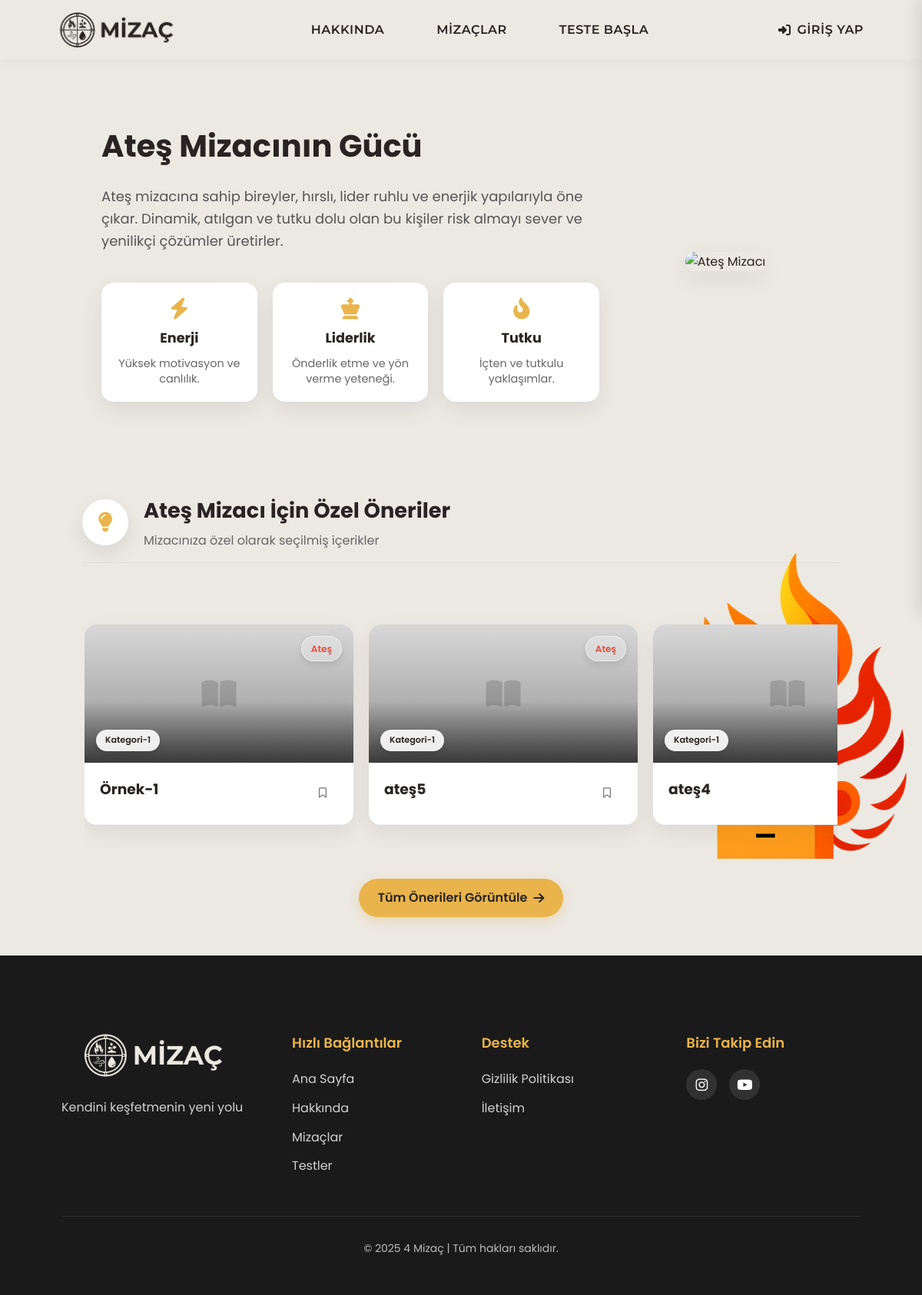
/temperaments/fire_more/, run on the app's committed database.
### profiles/models.py (models this page shows, shortened)
class RecommendedContent(models.Model):
    ELEMENT_CHOICES = [
        ('Ateş', 'Ateş'),
        ('Hava', 'Hava'),
        ('Su', 'Su'),
        ('Toprak', 'Toprak'),
    ]
    title = models.CharField(max_length=200, verbose_name="Başlık")
    short_description = models.TextField(verbose_name="Kısa Açıklama")
    content = models.TextField(verbose_name="İçerik")
    image = models.ImageField(upload_to='content_images/', blank=True, null=True, verbose_name="Görsel")
    category = models.ForeignKey(ContentCategory, on_delete=models.CASCADE, related_name="contents", verbose_name="Kategori")
    related_element_name = models.CharField(
        max_length=50,
        verbose_name="İlgili Mizaç Elementi",
        choices=ELEMENT_CHOICES,
        help_text="Ateş, Hava, Su veya Toprak değerlerinden birini seçin"
    )
    is_active = models.BooleanField(default=True, verbose_name="Aktif mi?")
    created_at = models.DateTimeField(auto_now_add=True, verbose_name="Oluşturulma Tarihi")
    updated_at = models.DateTimeField(auto_now=True, verbose_name="Güncellenme Tarihi")
    order = models.PositiveIntegerField(default=0, verbose_name="Sıralama")
    class Meta:
        verbose_name = "Önerilen İçerik"
        verbose_name_plural = "Önerilen İçerikler"
        ordering = ['order', '-created_at']

class ContentCategory(models.Model):
    name = models.CharField(max_length=100, verbose_name="Kategori Adı")
    description = models.TextField(blank=True, null=True, verbose_name="Açıklama")
    class Meta:
        verbose_name = "İçerik Kategorisi"
        verbose_name_plural = "İçerik Kategorileri"

### temperaments/views.py (the view, shortened to what this page needs)
# urls.py: path('fire_more/', views.fire_more, name='fire_more'),
def fire_more(request):
    element_suggestions = RecommendedContent.objects.filter(
        related_element_name='Ateş',
        is_active=True
    ).annotate(
        like_count=Count('user_interactions', filter=Q(user_interactions__liked=True))
    ).order_by('-like_count', '-created_at')[:3]
    context = {
        'element_name': 'Ateş',
        'element_suggestions': element_suggestions,
    }
    if request.user.is_authenticated:
        test_result = TestResult.objects.filter(user=request.user).order_by('-date_taken').first()
        if test_result:
            is_users_element = test_result.dominant_element.name == "Ateş"
            context.update({
                'is_users_element': is_users_element,
                'has_test_result': True,
                'dominant_element': test_result.dominant_element
            })
        else:
            context.update({
                'has_test_result': False
            })
    else:
        context.update({
            'has_test_result': False
        })
    return render(request, 'temperaments/fire_more.html', context)

### templates/temperaments/fire_more.html (shortened to what this page needs)
{% extends 'base.html' %}
{% load static %}
{% block extra_css %}
<link rel="stylesheet" href="{% static 'css/temperaments.css' %}">
<link rel="stylesheet" href="{% static 'css/profiles.css' %}">
{% endblock %}
{% block content %}
<section class="fire-personality">
  <div class="container">
    <div class="fire-personality-container">
      <div class="fire-personality-text">
        <h1 class="temperament-title">Ateş Mizacının Gücü</h1>
        <p class="fire-personality-desc">
          Ateş mizacına sahip bireyler, hırslı, lider ruhlu ve enerjik yapılarıyla öne çıkar. Dinamik, atılgan ve tutku dolu olan bu kişiler risk almayı sever ve yenilikçi çözümler üretirler.
        </p>
        <div class="fire-personality-cards">
          <div class="fire-personality-card">
            <i class="fas fa-bolt"></i>
            <h3>Enerji</h3>
            <p>Yüksek motivasyon ve canlılık.</p>
          </div>
          <div class="fire-personality-card">
            <i class="fas fa-chess-king"></i>
            <h3>Liderlik</h3>
            <p>Önderlik etme ve yön verme yeteneği.</p>
          </div>
          <div class="fire-personality-card">
            <i class="fas fa-fire-alt"></i>
            <h3>Tutku</h3>
            <p>İçten ve tutkulu yaklaşımlar.</p>
          </div>
        </div>
      </div>
      <div class="fire-personality-image">
        <img src="{% static 'images/fire-boy.png' %}" alt="Ateş Mizacı">
      </div>
    </div>
</section>
<div class="premium-content-section element-section ateş">
  <div class="premium-content-background">
    <div class="premium-content-container">
      <div class="container">
        <div class="premium-section-title">
          <i class="fas fa-lightbulb"></i>
          <div class="section-title-content">
            <h2>{{ element_name }} Mizacı İçin Özel Öneriler</h2>
            <p>Mizacınıza özel olarak seçilmiş içerikler</p>
          </div>
        </div>
      </div>
      <div class="content-slider-wrapper">
        {% if element_suggestions %}
          <div class="content-slider-container">
            <div class="content-slider improved-slider" id="contentSlider">
              {% for content in element_suggestions %}
                <div class="premium-card" data-content-id="{{ content.id }}" data-category="{{ content.category.id }}">
                  <div class="premium-card-inner">
                    {% if content.image %}
                      <div class="premium-card-image" style="background-image: url('{{ content.image.url }}')">
                        <div class="content-element ateş">{{ element_name }}</div>
                        <div class="content-category">{{ content.category.name }}</div>
                      </div>
                    {% else %}
                      <div class="premium-card-image placeholder-image">
                        <i class="fas fa-book-open"></i>
                        <div class="content-element ateş">{{ element_name }}</div>
                        <div class="content-category">{{ content.category.name }}</div>
                      </div>
                    {% endif %}
                    <div class="content-header">
                      <h3 class="content-title">{{ content.title }}</h3>
                      <button class="save-button-header {% if content.is_saved %}saved{% endif %}"
                              data-content-id="{{ content.id }}"
                              title="{% if content.is_saved %}Kaydedildi{% else %}Kaydet{% endif %}">
                        <i class="{% if content.is_saved %}fas{% else %}far{% endif %} fa-bookmark"></i>
                      </button>
                    </div>
                  </div>
                </div>
              {% endfor %}
            </div>
          </div>
        {% endif %}
      </div>
      <div class="container">
        <div class="suggestions-more">
          <a href="{% url 'my_suggestions' %}" class="more-link">
            Tüm Önerileri Görüntüle <i class="fas fa-arrow-right"></i>
          </a>
        </div>
      </div>
    </div>
  </div>
</div>
{% endblock %}

### static/css/base.css (style rules this page uses)
*, *:before, *:after, *:focus, *:active, *:hover { outline: none !important; -webkit-tap-highlight-color: transparent !important; -webkit-touch-callout: none !important; }
* { -webkit-tap-highlight-color: rgba(0,0,0,0) !important; -webkit-tap-highlight-color: transparent !important; -webkit-focus-ring-color: transparent !important; -webkit-appearance: none !important; -moz-appearance: none !important; appearance: none !important; }
button, input[type="button"], input[type="submit"], input[type="reset"], a, .btn, .button, [role="button"] { outline: none !important; border: none !important; -webkit-tap-highlight-color: transparent !important; -webkit-touch-callout: none !important; -webkit-appearance: none !important; -moz-appearance: none !important; appearance: none !important; }
a, a:link, a:visited, a:hover, a:active, a:focus { outline: none !important; text-decoration: none !important; -webkit-tap-highlight-color: transparent !important; -webkit-touch-callout: none !important; }
html { scrollbar-width: none !important; }
body { overscroll-behavior: none !important; overscroll-behavior-y: none !important; }
html, body { -webkit-overflow-scrolling: touch !important; overflow-scrolling: touch !important; }
img, a, button, [role="button"] { -webkit-touch-callout: none !important; pointer-events: auto !important; }
img, svg, canvas { -webkit-user-drag: none !important; -khtml-user-drag: none !important; -moz-user-drag: none !important; -o-user-drag: none !important; user-drag: none !important; }
button, a, input, textarea, select, [role="button"], [onclick], .btn, .clickable { pointer-events: auto !important; }
*::placeholder { color: inherit !important; opacity: 1 !important; }
* { margin: 0; padding: 0; box-sizing: border-box; }
:root { --primary-color: #292321; --secondary-color: #ece9e3; --accent-color: #e9b44c; --text-color: #292321; --light-text: #fafafa; --dark-bg: #1a1a1a; --border-radius: 16px; --card-radius: 20px; --box-shadow: 0 10px 30px rgba(0, 0, 0, 0.07); --card-shadow: 0 15px 35px rgba(0, 0, 0, 0.08); --transition: all 0.3s cubic-bezier(0.25, 0.8, 0.25, 1); }
body { font-family: 'Poppins', sans-serif; background-color: var(--secondary-color); color: var(--text-color); max-width: 100vw; overflow-x: hidden; line-height: 1.6; }
html, body { height: 100%; }
.container { width: 90%; max-width: 1200px; margin: 0 auto; padding: 20px; }
.appear { opacity: 1 !important; transform: translateY(0) !important; }

### data on the page
RecommendedContent: related_element_name "Ateş", category.name "Kategori-1", title "Örnek-1"
RecommendedContent: related_element_name "Ateş", category.name "Kategori-1", title "ateş5"
RecommendedContent: category.name "Kategori-1", title "ateş4"

### other printed values
{{ element_name }} "Ateş"
